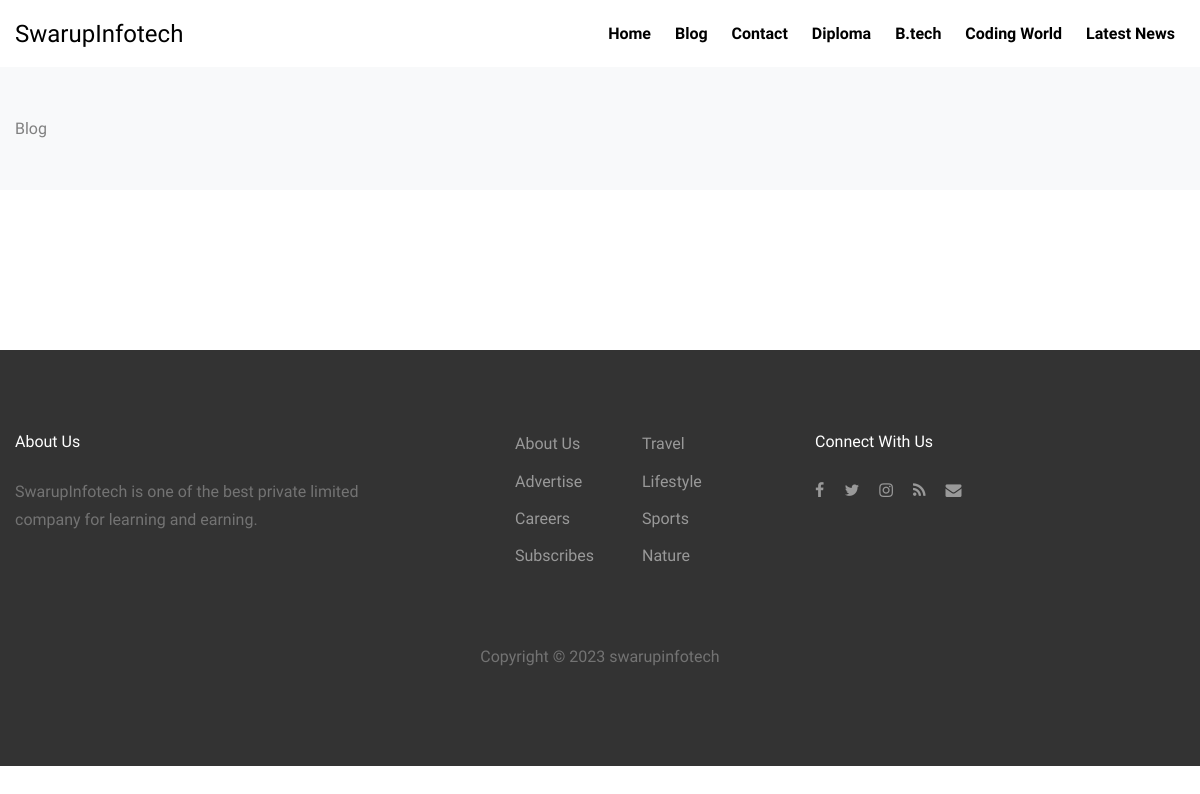
Page /blog on the committed database.
### blog/models.py (models this page shows, shortened)
class Home(models.Model):
	sno = models.AutoField(primary_key=True)
	title = models.CharField(max_length=255,blank=True,null=True)
	about = models.TextField()
	copyright = models.CharField(max_length=255,blank=True,null=True)
	address = models.CharField(max_length=255,blank=True,null=True)
	phone = models.CharField(max_length=255,blank=True,null=True)
	email = models.CharField(max_length=255,blank=True,null=True)

class Category(models.Model):
	sno = models.AutoField(primary_key=True)
	title = models.CharField(max_length=255,blank=True,null=True)

### blog/views.py (the view)
# urls.py: path('blog',views.blog,name="blog"),
def blog(request):
	home = Home.objects.all()
	cate = Category.objects.all()
	allPost = Post.objects.all()[::-1]
	context = {'home':home,'cate':cate,'posts':allPost}
	return render(request,'blog/blog.html',context)

### templates/blog/blog.html (shortened to what this page needs)
{% extends "base.html" %}
    {% load static %}
     {% block body %}
    <div class="py-5 bg-light">
      <div class="container">
        <div class="row">
          <div class="col-md-6">
            <span>Blog</span>
          </div>
        </div>
      </div>
    </div>
    <div class="site-section bg-white">
  </div>
      {% endblock body %}

### templates/base.html (shortened to what this page needs)
 <!DOCTYPE html>
<html lang="en">
  <head>
    {% load static %}
    <link rel="stylesheet" href="{% static 'fonts/icomoon/style.css' %}">
    <link rel="stylesheet" href="{% static 'css/bootstrap.min.css' %}">
    <link rel="stylesheet" href="{% static 'css/magnific-popup.css' %}">
    <link rel="stylesheet" href="{% static 'css/jquery-ui.css' %}">
    <link rel="stylesheet" href="{% static 'css/owl.carousel.min.css' %}">
    <link rel="stylesheet" href="{% static 'css/owl.theme.default.min.css' %}">
    <link rel="stylesheet" href="{% static 'css/bootstrap-datepicker.css' %}">
    <link rel="stylesheet" href="{% static 'fonts/flaticon/font/flaticon.css' %}">
    <link rel="stylesheet" href="{% static 'css/aos.css' %}">
    <link rel="stylesheet" href="{% static 'css/style.css' %}">
  </head>
  <body>
  <div class="site-wrap">
    <header class="site-navbar" role="banner">
      <div class="container-fluid">
        <div class="row align-items-center">
          <div class="col-4 site-logo">
            {% for post in home %}
            <a href="/home" class="text-black h2 mb-0">{{post.title}}</a>
            {% endfor %}
          </div>
          <div class="col-8 text-right">
            <nav class="site-navigation" role="navigation">
              <ul class="site-menu js-clone-nav mr-auto d-none d-lg-block mb-0">
                <li><a href="/">Home</a></li>
                <li><a href="/blog">Blog</a></li>
                <li><a href="/contact">Contact</a></li>
                {% for post in cate %}
                <li><a href="/?category={{post.sno | safe}}">{{post.title | safe}}</a></li>
                {% endfor %}
              </ul>
            </nav>
            <a href="#" class="site-menu-toggle js-menu-toggle text-black d-inline-block d-lg-none"></a></div>
          </div>
      </div>
  </header>
  {% block body %}
  {% endblock body %}
   <div class="site-footer">
      <div class="container">
        <div class="row mb-5">
          <div class="col-md-4">
            <h3 class="footer-heading mb-4">About Us</h3>
            {% for post in home %}
            <p>{{post.about | safe }}</p>
            {% endfor %}
          </div>
          <div class="col-md-3 ml-auto">
            <ul class="list-unstyled float-left mr-5">
              <li><a href="#">About Us</a></li>
              <li><a href="#">Advertise</a></li>
              <li><a href="#">Careers</a></li>
              <li><a href="#">Subscribes</a></li>
            </ul>
            <ul class="list-unstyled float-left">
              <li><a href="#">Travel</a></li>
              <li><a href="#">Lifestyle</a></li>
              <li><a href="#">Sports</a></li>
              <li><a href="#">Nature</a></li>
            </ul>
          </div>
          <div class="col-md-4">
            <div>
              <h3 class="footer-heading mb-4">Connect With Us</h3>
              <p>
                <a href="https://www.facebook.com/profile.php?id=100069856215966"><span class="icon-facebook pt-2 pr-2 pb-2 pl-0"></span></a>
                <a href="https://twitter.com/SwarupInfotech"><span class="icon-twitter p-2"></span></a>
                <a href="https://www.instagram.com/infotechswarup/"><span class="icon-instagram p-2"></span></a>
                <a href="#"><span class="icon-rss p-2"></span></a>
                <a href="https://mail.google.com/mail/u/0/#inbox"><span class="icon-envelope p-2"></span></a>
              </p>
            </div>
          </div>
        </div>
        <div class="row">
          <div class="col-12 text-center">
              {% for post in home %}
            <p>
              Copyright &copy;  <script>document.write(new Date().getFullYear());</script> {{post.copyright}}
              </p>
              {% endfor %}
          </div>
        </div>
      </div>
    </div>
  </div>
  </body>
</html>

### static/css/style.css (style rules this page uses)
body { line-height: 1.7; color: gray; font-weight: 300; font-size: 1rem; background: #fff; font-family: "Muli", -apple-system, BlinkMacSystemFont, "Segoe UI", Roboto, "Helvetica Neue", Arial, sans-serif, "Apple Color Emoji", "Segoe UI Emoji", "Segoe UI Symbol", "Noto Color Emoji"; }
a { -webkit-transition: .3s all ease; -o-transition: .3s all ease; transition: .3s all ease; color: #2f89fc; }
h1, h2, h3, h4, h5, .h1, .h2, .h3, .h4, .h5 { font-family: "Muli", -apple-system, BlinkMacSystemFont, "Segoe UI", Roboto, "Helvetica Neue", Arial, sans-serif, "Apple Color Emoji", "Segoe UI Emoji", "Segoe UI Symbol", "Noto Color Emoji"; line-height: 1.5; color: #000; }
.text-black { color: #000 !important; }
.site-wrap:before { -webkit-transition: .3s all ease-in-out; -o-transition: .3s all ease-in-out; transition: .3s all ease-in-out; background: rgba(0, 0, 0, 0.6); content: ""; position: absolute; z-index: 2000; top: 0; left: 0; right: 0; bottom: 0; opacity: 0; visibility: hidden; }
.site-section { padding: 2.5em 0; }
@media (min-width: 768px) { .site-section { padding: 5em 0; } }
.site-footer { padding: 4em 0; background: #333333; }
@media (min-width: 768px) { .site-footer { padding: 5em 0; } }
.site-footer p { color: #737373; }
.site-footer h2, .site-footer h3, .site-footer h4, .site-footer h5 { color: #fff; }
.site-footer a { color: #999999; }
.site-footer ul li { margin-bottom: 10px; }
.site-footer .footer-heading { font-size: 16px; color: #fff; }
.site-navbar { margin-bottom: 0px; z-index: 1999; position: relative; width: 100%; background: #fff; }
.site-navbar .site-logo a { font-size: 1.5rem; }
.site-navbar .site-navigation .site-menu { margin-bottom: 0; }
.site-navbar .site-navigation .site-menu a { text-decoration: none !important; display: inline-block; }
.site-navbar .site-navigation .site-menu > li { display: inline-block; padding: 10px 10px; }
.site-navbar .site-navigation .site-menu > li > a { padding: 10px 0px; font-weight: 700; color: #000; text-decoration: none !important; }
.site-mobile-menu .site-nav-wrap { padding: 0; margin: 0; list-style: none; position: relative; }
.site-mobile-menu .site-nav-wrap a { padding: 10px 20px; display: block; position: relative; color: #212529; }
.site-mobile-menu .site-nav-wrap li { position: relative; display: block; }
.site-mobile-menu .site-nav-wrap > li { display: block; position: relative; float: left; width: 100%; }
.site-mobile-menu .site-nav-wrap > li > a { padding-left: 20px; font-size: 20px; }
.container { max-width: 1200px; }

### rows in the picture
Home: title "SwarupInfotech", about "SwarupInfotech is one of the best private limited company for learning and earning.", copyright "swarupinfotech"
Category: title "Diploma"
Category: title "B.tech"
Category: title "Coding World"
Category: title "Latest News"
